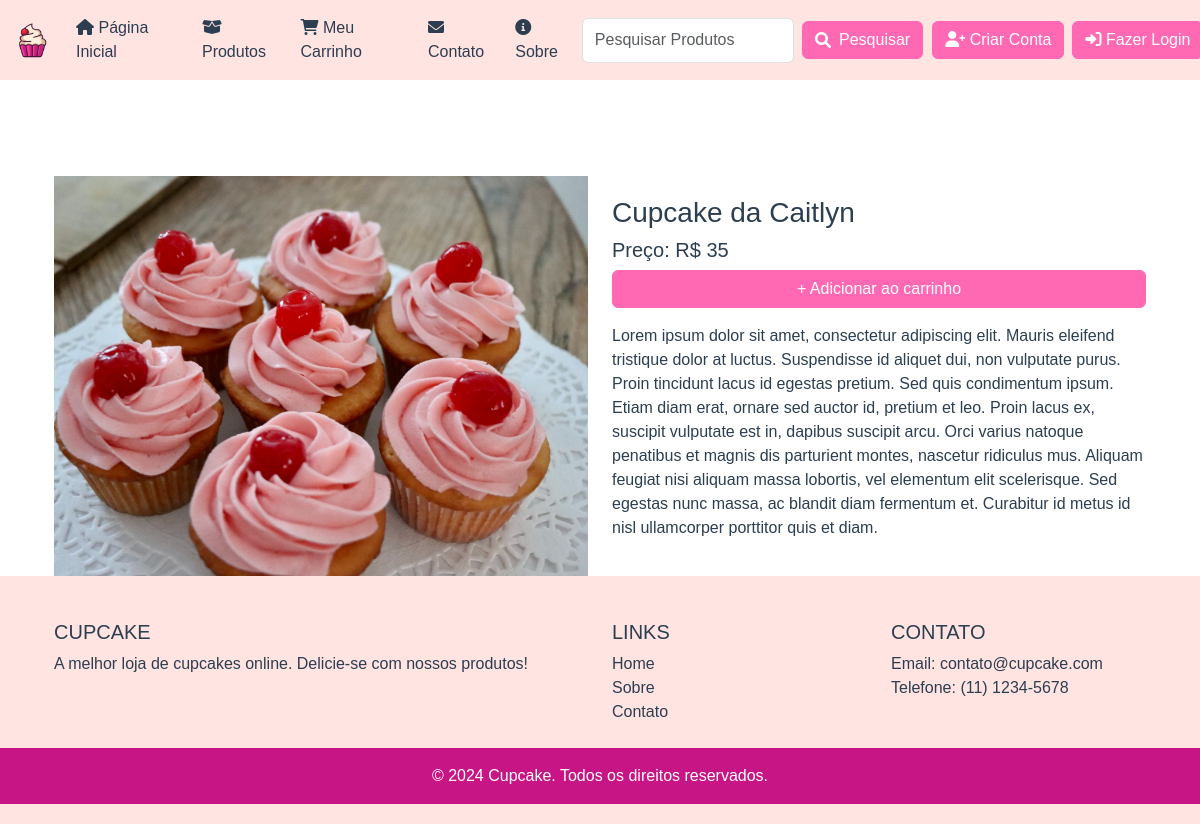
/produto/cupcake-da-caitlyn/, run on the app's committed database.
### cake/models.py (models this page shows, shortened)
class Produto(models.Model):
    titulo = models.CharField(max_length=200)
    slug = models.SlugField(unique=True)
    categoria = models.ForeignKey(Categoria, on_delete=models.CASCADE)
    image = models.ImageField(upload_to="produtos")
    preco = models.PositiveIntegerField()
    descricao = models.TextField()

### cake/views.py (the view)
# urls.py: path("produto/<slug:slug>/", produtosinfoView.as_view(), name="produtoinfo"),
class produtosinfoView(LojaMixin, TemplateView):
    template_name = "produto.html"
    def get_context_data(self, **kwargs):
        context = super().get_context_data(**kwargs)
        url_slug = self.kwargs['slug']
        produto = Produto.objects.get(slug= url_slug)
        context['produto']= produto
        return context

### cake/views.py (called while the page is built)
    def dispatch(self, request, *args, **kwargs):
        carrinho_id = request.session.get("carrinho_id")
        if carrinho_id:
            carrinho_obj = Carrinho.objects.get(id=carrinho_id)
            if request.user.is_authenticated and request.user.cliente:
                carrinho_obj.cliente = request.user.cliente
                carrinho_obj.save()
        return super().dispatch(request, *args, **kwargs)

### templates/produto.html
{% extends 'base.html' %}
{% block content %}
<div class="container mt-5">
    <div class="row">
        <div class="col-md-6">
            <div class="img-wrapper" style="height: 400px; overflow: hidden;">
                <img src="{{ produto.image.url }}" alt="{{ produto.titulo }}" class="img-fluid" style="height: 100%; width: 100%; object-fit: cover;">
            </div>
        </div>
        <div class="col-md-6 d-flex flex-column justify-content-center">
            <h3 class="text-dark">{{ produto.titulo }}</h3>
            <h5 class="text-dark">Preço: R$ {{ produto.preco }}</h5>
            <a href="{% url 'cake:addcarrinho' produto.id %}" class="btn btn-outline-success mb-3">+ Adicionar ao carrinho</a>
            <p class="text-dark">{{ produto.descricao }}</p>
        </div>
    </div>
</div>
{% endblock %}

### cake/static/css/style.css (style rules this page uses)
body, h1, h2, h3, h4, h5, h6, p, a, .btn, .navbar, .card, .container { font-family: 'Arial', sans-serif; color: #2c3e50; }
a { text-decoration: none; }
.btn-outline-success, .btn-outline-primary, .btn-outline-secondary, .btn-outline-danger, .btn-warning, .btn-primary, .btn-secondary { color: #ffffff; background-color: #ff69b4; border-color: #ff69b4; }
.text-dark { color: #2c3e50 !important; }
.img-wrapper { height: 200px; overflow: hidden; }
.img-wrapper img { height: 100%; width: 100%; object-fit: cover; }
.img-wrapper { height: 250px; overflow: hidden; }
body { display: flex; flex-direction: column; min-height: 100vh; }

### data on the page
Produto: image (picture), titulo "Cupcake da Caitlyn", preco "35", descricao "Lorem ipsum dolor sit amet, consectetur adipiscing elit. Mauris eleifend tristique dolor at luctus. Suspendisse id aliquet dui, non vulputate purus. Proin tincidunt lacus id egestas pretium. Sed quis condimentum ipsum. Etiam diam erat, ornare sed auctor id, pretium et leo. Proin lacus ex, suscipit vulputate est in, dapibus suscipit arcu. Orci varius natoque penatibus et magnis dis parturient montes, nascetur ridiculus mus. Aliquam feugiat nisi aliquam massa lobortis, vel elementum elit scelerisque. Sed egestas nunc massa, ac blandit diam fermentum et. Curabitur id metus id nisl ullamcorper porttitor quis et diam."
